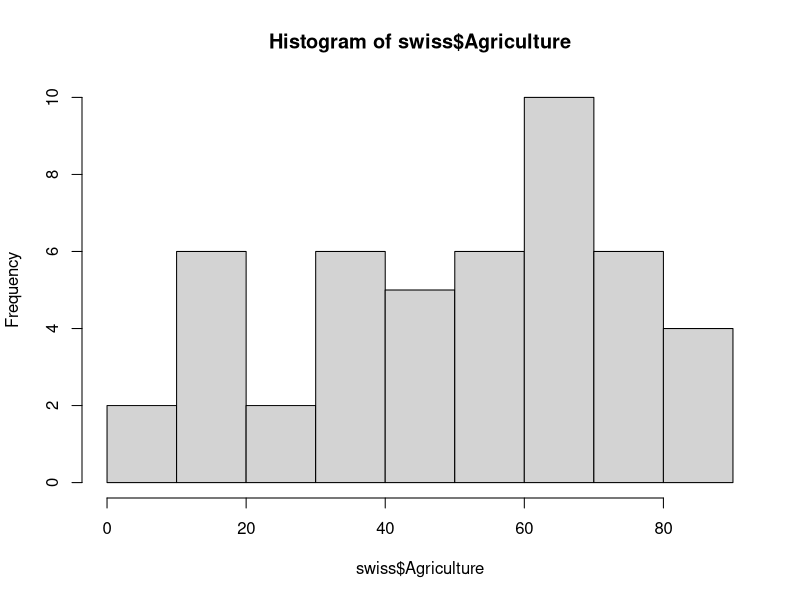
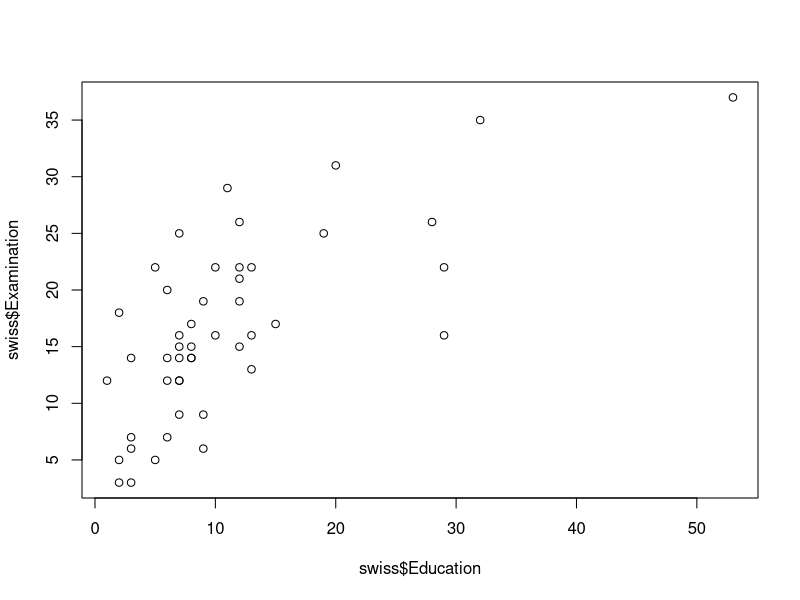

These figures' R source, in order:
## =============================================================================
# TEMA:  Analisis Exploracion Datos (EDA)
## =============================================================================

## Limpiar el entorno de trabajo
rm(list=ls())

## Ver los datasets que contiene el package 'datasets'
data(package='datasets')
data(package="datasets")
data()

help(swiss)
?swiss



# ----------------------------------------------------------------------------
# 1. Estructura, Observacion y Visualizacion de Datos
# ----------------------------------------------------------------------------

# Lee datos swiss
data(swiss)

# Clase de los datos
class(swiss)

# Dimesión de los datos
dim(swiss)

# Nombre de las columnas en los datos
names(swiss)

# Estructura de los datos
str(swiss)

# Resumen de los datos
summary(swiss)

# Encabezado de los datos
head(swiss)
head(swiss, 10)

# Encabezado de los datos
tail(swiss)
tail(swiss, 10)

# Representar histograma
hist(swiss$Agriculture)

# Representar 2 variables: scatter-plot
plot(swiss$Education, swiss$Examination)



# ----------------------------------------------------------------------------
# 2. Principios 'Datos Limpios'
# ----------------------------------------------------------------------------

### Cargar packg. tidyr
library(tidyr)

### Agrupando columnas en pares key_values: gather
ancho_df <- data.frame(nombre = c('Pepe', 'Luis', 'Victoria', 'Maru'),
                       marron = c(1,0,0,1), verde = c(0,1,0,0), 
                       otros = c(0,0,1,0))

gather(ancho_df, color_ojos, medida, -nombre)
gather(ancho_df, color_ojos, medida, marron:otros)
# Al tener el color de ojos en una unica variable podremos aplicar las 
# herramientas de dplyr (por ej. filtrado) que veremos posteriormente 
#en el curso


### spread
mascotas <- data.frame(nombre = rep(c("Pepe", "Maru"), each = 3), 
                       medida = rep(c("n_perros", "n_gatos", "n_pajaros"), 2), 
                       valor = c(1, 0, 0, 0, 2, 1))

mascotas
spread(mascotas, key = medida, value = valor)


### separate
tratamientos <- data.frame(genotype = rep(c('A', 'B'),3), 
                           trat = rep(c("treat1", "treat2", "control"), each = 2), 
                           time_point = rep(c("2010-Oct", "2012-Nov", "2014-Oct"), each = 2),
                           expr = c(1,2,3,4,5,6))

tratamientos

# Separar time_point en 2 columnas
separate(tratamientos, time_point, c("year", "month"))
trats_by_year_month <- separate(tratamientos, time_point, c("year", "month"))


### Unir
# Unir year,month y formar la columna time_point
unite(trats_by_year_month, time_point, c("year", "month"))
unite(trats_by_year_month, time_point, c(year, month))
unite(trats_by_year_month, time_point, year:month)
unite(trats_by_year_month, time_point, c("year", "month"), sep = "--" )





## Ejercicios
personas <- data.frame(nombre = c('Pepe', 'Luis', 'Victoria', 'Maru'), 
                       sexo_edad = c('H.40', 'H.41', 'M.39', 'M.32'), 
                       marron = c(0,1,1,0),
                       azul = c(1,0,0,0),
                       otros = c(0,0,0,1),
                       altura = c(170, 176, 169, 162))


### Agrupando columnas en pares key_values: gather
gather(personas, key = color_ojos, value = valor, marron, azul, otros)
gather(personas, key = color_ojos, value = valor, marron:otros)


### Separar columna sexo_edad en dos columnas: 'sexo', 'edad'
separate(personas, sexo_edad, c("sexo", "edad"))








# ----------------------------------------------------------------------------
# 3. Valores perdidos y especiales
# ----------------------------------------------------------------------------

## Buscando valores perdidos
# Crear un pequeño data frame
df <- data.frame( A = c(1, NA, 8, NA), 
                  B = c(3, NA, 88, 23), 
                  C = c(2, 45, 3, 1))


# Comprobar si hay NA
is.na(df)

# Comprobar si hay NA en algun lugar 
any(is.na(df))


# Contar numero de NA
sum(is.na(df))

# Usar summary() para buscar NA
summary(df)


## Tratando los NA
# Encontrar filas que no contienen NA
complete.cases(df)

# Usar los casos completos para indexar el df sin NA
df[complete.cases(df),]

# Otra forma de eliminar filas con NA
na.omit(df)




